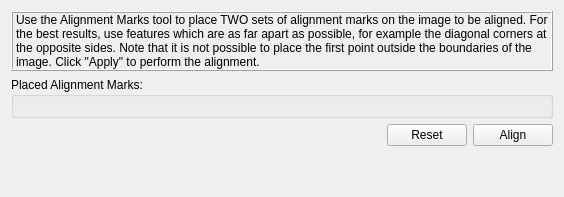
             <widget class="QWidget" name="tab_2">
              <attribute name="title">
               <string>Fiducial</string>
              </attribute>
              <layout class="QVBoxLayout" name="verticalLayout_8">
               <item>
                <widget class="QLabel" name="lbl_general_info">
                 <property name="maximumSize">
                  <size>
                   <width>16777215</width>
                   <height>120</height>
                  </size>
                 </property>
                 <property name="frameShape">
                  <enum>QFrame::Box</enum>
                 </property>
                 <property name="frameShadow">
                  <enum>QFrame::Raised</enum>
                 </property>
                 <property name="text">
                  <string>Use the Alignment Marks tool to place TWO sets of alignment marks on the image to be aligned. For the best results, use features which are as far apart as possible, for example the diagonal corners at the opposite sides. Note that it is not possible to place the first point outside the boundaries of the image. Click &quot;Apply&quot; to perform the alignment.</string>
                 </property>
                 <property name="wordWrap">
                  <bool>true</bool>
                 </property>
                </widget>
               </item>
               <item>
                <widget class="QGroupBox" name="gb_alignment_mark_table">
                 <property name="maximumSize">
                  <size>
                   <width>16777215</width>
                   <height>16777215</height>
                  </size>
                 </property>
                 <property name="title">
                  <string>Placed Alignment Marks:</string>
                 </property>
                 <layout class="QGridLayout" name="gridLayout_8">
                  <item row="0" column="0">
                   <layout class="QGridLayout" name="grid_alignment_mark">
                    <property name="spacing">
                     <number>0</number>
                    </property>
                   </layout>
                  </item>
                 </layout>
                </widget>
               </item>
               <item>
                <layout class="QHBoxLayout" name="horizontalLayout">
                 <item>
                  <spacer name="horizontalSpacer_3">
                   <property name="orientation">
                    <enum>Qt::Horizontal</enum>
                   </property>
                   <property name="sizeHint" stdset="0">
                    <size>
                     <width>40</width>
                     <height>20</height>
                    </size>
                   </property>
                  </spacer>
                 </item>
                 <item>
                  <widget class="QPushButton" name="bt_reset_fiducial">
                   <property name="sizePolicy">
                    <sizepolicy hsizetype="Preferred" vsizetype="Fixed">
                     <horstretch>0</horstretch>
                     <verstretch>0</verstretch>
                    </sizepolicy>
                   </property>
                   <property name="text">
                    <string>Reset</string>
                   </property>
                   <property name="icon">
                    <iconset>
                     <normaloff>:/icon/refresh.png</normaloff>:/icon/refresh.png</iconset>
                   </property>
                  </widget>
                 </item>
                 <item>
                  <widget class="QPushButton" name="bt_align_fiducial">
                   <property name="sizePolicy">
                    <sizepolicy hsizetype="Fixed" vsizetype="Fixed">
                     <horstretch>0</horstretch>
                     <verstretch>0</verstretch>
                    </sizepolicy>
                   </property>
                   <property name="minimumSize">
                    <size>
                     <width>0</width>
                     <height>0</height>
                    </size>
                   </property>
                   <property name="text">
                    <string>Align</string>
                   </property>
                   <property name="icon">
                    <iconset>
                     <normaloff>:/icon/registration.png</normaloff>:/icon/registration.png</iconset>
                   </property>
                  </widget>
                 </item>
                </layout>
               </item>
               <item>
                <spacer name="verticalSpacer">
                 <property name="orientation">
                  <enum>Qt::Vertical</enum>
                 </property>
                 <property name="sizeHint" stdset="0">
                  <size>
                   <width>20</width>
                   <height>40</height>
                  </size>
                 </property>
                </spacer>
               </item>
              </layout>
             </widget>
